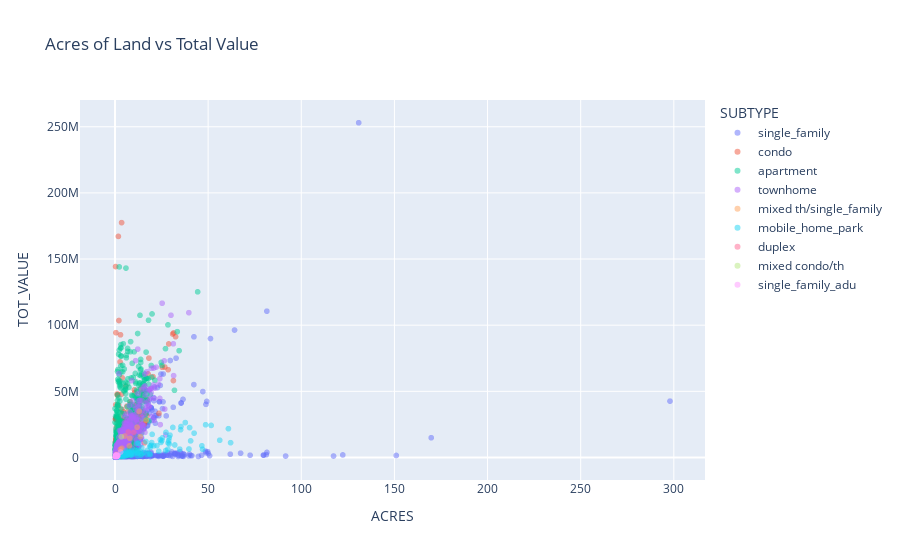

Notebook source saved alongside this figure:
### Code cell
fig = px.scatter(combined_df[(combined_df['APX_BLT_YR']!=0) & (combined_df['TOT_VALUE']<300000000) & (combined_df['ACRES']<500)], x='ACRES', y='TOT_VALUE', color='SUBTYPE', title='Acres of Land vs Total Value',opacity=.5)
fig.show()
